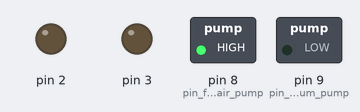
A sketch run on a simulated Arduino Uno, built with avr-gcc and run on an emulated ATmega328P. On the bench: switched loads named in the sketch (green lamp = pin HIGH), output pins drawn as LEDs (lit = HIGH). Dashed ring = blinking. What the sketch prints to the serial monitor is not drawn.

Above: at 0.4 s.
Timing chart, 0 to 3.0 s (numbered marks = the images above):
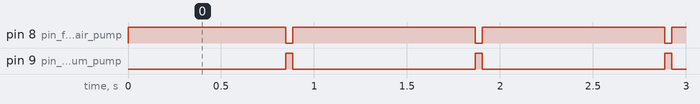

The sketch:

realtimeecg.ino
```cpp
//code to generate and feed ecg signal samples time stretched by a period suitable for the balloon
float arr[]={99,95,95,97,96,96,97,97,97,95,95,97,96,98,97,98,99,97,98,97,100,102,100,99,101,100,100,99,99,98,97,96,93,95,95,96,97,95,95,95,94,94,93,97,96,94,95,94,94,95,95,96,95,96,94,95,95,95,95,94,95,95,93,94,94,95,96,95,95,95,93,94,95,96,95,96,96,96,97,96,96,95,95,95,94,94,93,95,100,101,106,108,100,98,93,95,97,95,96,95,95,96,96,97,96,95,97,96};

int i,j;
int flag=0;
//const int analogInPin = A0;
//int sensorValue = 0;
long int time;
void setup() {
  // initialize digital pin 13 as an output.
    //digitalWrite(analogInPin, HIGH);
  pinMode(2, OUTPUT);
  pinMode(3, OUTPUT);

  //digitalWrite(2,HIGH);
  //digitalWrite(3,HIGH);

  pinMode(8, OUTPUT);//pin for the air pump
  pinMode(9,OUTPUT);//pin for vacuum pump
  Serial.begin(9600);
}

// the loop function runs over and over again forever
void loop() {

  while(1)
  {
  for(i=0;i<108;)//200 samples generated using a matlab code
  {//sensorValue = analogRead(analogInPin);velostat
  while((arr[i]<95) || (arr[i]<105))
  {
    if(i==108) break;
    digitalWrite(8,HIGH);
    digitalWrite(9,LOW);
    //Serial.print(i);
    Serial.println(arr[i]);

    i++;
    delay(9);

  }

  while((arr[i]>105) || ((arr[i]<105) &&(arr[i]>95)))
  { if(i==108) break;
    digitalWrite(8,LOW);
    digitalWrite(9,HIGH);
    //Serial.print(i);
    Serial.println(arr[i]);

    i++;
    delay(9);
  }
  // print the results to the serial monitor:
  //Serial.print("sensor = " );
  //Serial.println(sensorValue);


  }


  // wait for a second
  }

}
```

Measured:
- by itself, pin 8 (pin_for_the_air_pump): alternates HIGH for 0.98 s and LOW for 0.04 s
- by itself, pin 9 (pin_for_vacuum_pump): alternates HIGH for 0.04 s and LOW for 0.98 s
